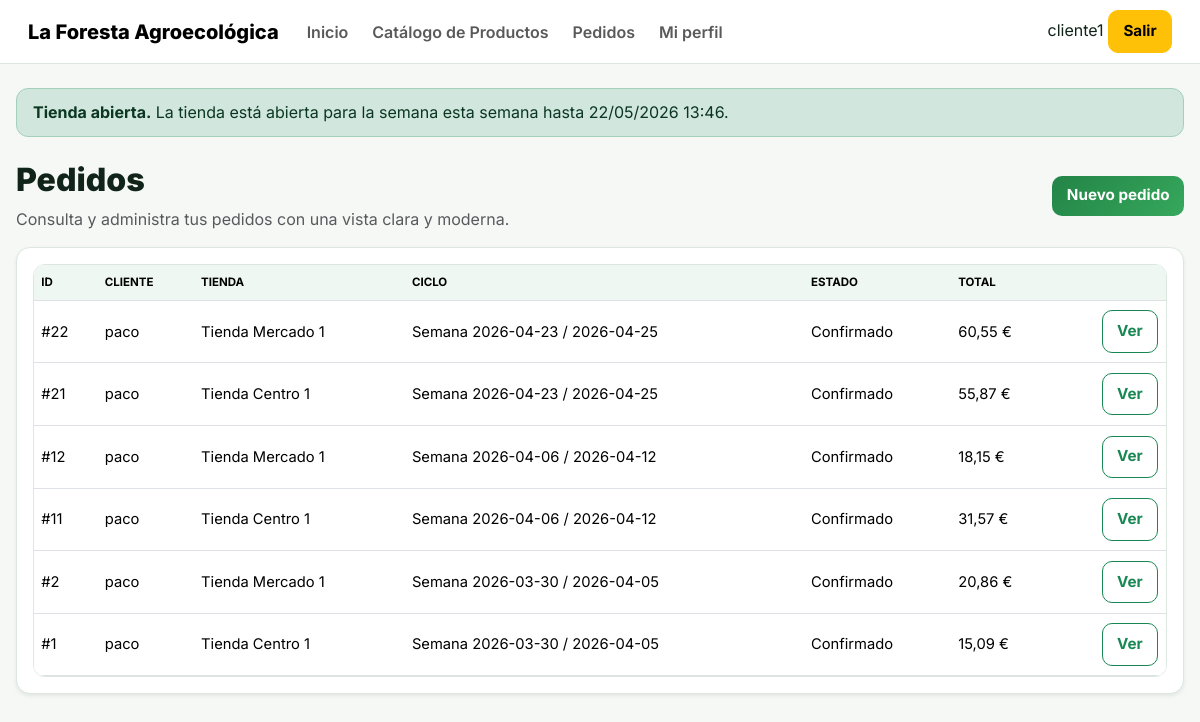
Screenshot of /pedidos/ (signed in) with the database file from the repository.
### orders/models.py (models this page shows, shortened)
class Pedido(models.Model):
    BORRADOR = 'borrador'
    CONFIRMADO = 'confirmado'
    ANULADO = 'anulado'
    ESTADOS = [
        (BORRADOR, 'Borrador'),
        (CONFIRMADO, 'Confirmado'),
        (ANULADO, 'Anulado'),
    ]
    ciclo = models.ForeignKey(OrderCycle, on_delete=models.PROTECT, related_name='pedidos')
    usuario = models.ForeignKey(settings.AUTH_USER_MODEL, on_delete=models.PROTECT, related_name='pedidos')
    cliente = models.ForeignKey(Cliente, on_delete=models.PROTECT, related_name='pedidos')
    tienda = models.ForeignKey(Tienda, on_delete=models.PROTECT, related_name='pedidos')
    estado = models.CharField(max_length=20, choices=ESTADOS, default=BORRADOR)
    observaciones = models.TextField(blank=True)
    creado_en = models.DateTimeField(auto_now_add=True)
    actualizado_en = models.DateTimeField(auto_now=True)
    class Meta:
        ordering = ['-creado_en']
    @property
    def subtotal(self):
        return quantize_2(sum((linea.subtotal for linea in self.lineas.all()), Decimal('0.00')))
    @property
    def total_iva(self):
        return quantize_2(sum((linea.iva_total for linea in self.lineas.all()), Decimal('0.00')))
    @property
    def total(self):
        return quantize_2(self.subtotal + self.total_iva)
    def puede_editarse_por(self, user):
        if user.is_superuser:
            return True
        if self.usuario_id != user.id:
            return False
        if self.estado == self.ANULADO:
            return False
        return self.ciclo.esta_abierto

class OrderCycle(models.Model):
    nombre = models.CharField(max_length=100)
    inicio = models.DateTimeField()
    cierre = models.DateTimeField()
    dias_reparto = models.CharField(
        max_length=200,
        blank=True,
        help_text="Ejemplo: Lunes y Martes"
    )
    cerrado = models.BooleanField(default=False)
    @property
    def esta_abierto(self):
        from django.utils import timezone
        now = timezone.now()
        return not self.cerrado and self.inicio <= now <= self.cierre

class LineaPedido(models.Model):
    pedido = models.ForeignKey(Pedido, on_delete=models.CASCADE, related_name='lineas')
    producto = models.ForeignKey(Producto, on_delete=models.PROTECT)
    proveedor_snapshot = models.ForeignKey(Proveedor, on_delete=models.PROTECT, related_name='+')
    nombre_producto_snapshot = models.CharField(max_length=150)
    unidad_medida_snapshot = models.CharField(max_length=20)
    precio_unitario_snapshot = models.DecimalField(max_digits=10, decimal_places=2)
    iva_snapshot = models.DecimalField(max_digits=4, decimal_places=2, default=Decimal('4.00'))
    cantidad = models.DecimalField(max_digits=10, decimal_places=2, default=Decimal('0.00'))
    class Meta:
        ordering = ['nombre_producto_snapshot']
        unique_together = ('pedido', 'producto')
    @property
    def subtotal(self):
        return quantize_2(self.cantidad * self.precio_unitario_snapshot)
    @property
    def iva_total(self):
        return quantize_2(self.subtotal * (self.iva_snapshot / Decimal('100')))

### accounts/models.py (models this page shows, shortened)
class Cliente(models.Model):
    nombre = models.CharField(max_length=150)
    nif = models.CharField(max_length=20, blank=True)
    telefono = models.CharField(max_length=30, blank=True)
    email = models.EmailField(blank=True)
    direccion = models.TextField(blank=True)
    direccion_facturacion = models.TextField(blank=True)
    activo = models.BooleanField(default=True)
    usuarios = models.ManyToManyField(settings.AUTH_USER_MODEL, related_name='clientes', blank=True)
    class Meta:
        ordering = ['nombre']

class Tienda(models.Model):
    cliente = models.ForeignKey(Cliente, on_delete=models.CASCADE, related_name='tiendas')
    nombre = models.CharField(max_length=150)
    direccion = models.TextField(blank=True)
    direccion_facturacion = models.TextField(blank=True)
    telefono = models.CharField(max_length=30, blank=True)
    email = models.EmailField(blank=True)
    activa = models.BooleanField(default=True)
    class Meta:
        ordering = ['cliente__nombre', 'nombre']
        unique_together = ('cliente', 'nombre')

### orders/views.py (the view)
# urls.py: path('', views.pedido_list, name='pedido_list'),
@login_required
def pedido_list(request):
    pedidos = Pedido.objects.select_related('cliente', 'tienda', 'usuario', 'ciclo')
    if not request.user.is_superuser:
        pedidos = pedidos.filter(usuario=request.user)
    return render(request, 'orders/pedido_list.html', {'pedidos': pedidos})

### core/context_processors.py (called while the page is built, shortened)
def shop_status(request):
    now = timezone.now()
    ciclo = OrderCycle.objects.filter(
        cerrado=False,
        inicio__lte=now,
        cierre__gte=now
    ).order_by('-inicio').first()
    if ciclo:
        shop_open = True
        shop_status_message = f'La tienda está abierta para la semana {ciclo.nombre} hasta {ciclo.cierre.strftime("%d/%m/%Y %H:%M")}.'
    return {
        'shop_open': shop_open,
        'shop_status_message': shop_status_message,
        'APP_DISPLAY_NAME': getattr(settings, 'APP_DISPLAY_NAME', 'La Foresta Agroecológica'),
    }

### core/templatetags/core_extras.py (called while the page is built)
@register.filter
def can_edit(pedido, user):
    return pedido.puede_editarse_por(user)

### orders/models.py (called while the page is built)
def quantize_2(value):
    if not isinstance(value, Decimal):
        value = Decimal(str(value))
    return value.quantize(Decimal('0.01'), rounding=ROUND_HALF_UP)

### templates/orders/pedido_list.html (shortened to what this page needs)
{% extends 'base.html' %}
{% load core_extras %}
{% block content %}
<div class="page-hero">
  <div>
    <h1 class="mb-2">Pedidos</h1>
    <p class="text-muted mb-0">Consulta y administra tus pedidos con una vista clara y moderna.</p>
  </div>
  <a href="{% url 'pedido_create' %}" class="btn btn-success">Nuevo pedido</a>
</div>
<div class="card panel-card shadow-sm border-0">
  <div class="card-body">
    <div class="table-responsive">
      <table class="table table-hover align-middle">
        <thead><tr><th>ID</th><th>Cliente</th><th>Tienda</th><th>Ciclo</th><th>Estado</th><th>Total</th><th></th></tr></thead>
        <tbody>
          {% for pedido in pedidos %}
          <tr>
            <td data-label="ID">#{{ pedido.id }}</td>
            <td data-label="Cliente">{{ pedido.cliente.nombre }}</td>
            <td data-label="Tienda">{{ pedido.tienda.nombre }}</td>
            <td data-label="Ciclo">{{ pedido.ciclo.nombre }}</td>
            <td data-label="Estado">{{ pedido.get_estado_display }}</td>
            <td data-label="Total">{{ pedido.total }} €</td>
            <td class="text-end" data-label="Acciones">
              <a href="{% url 'pedido_detail' pedido.id %}" class="btn btn-sm btn-outline-success">Ver</a>
            </td>
          </tr>
          {% empty %}
          <tr><td colspan="7" class="text-center text-muted">No hay pedidos.</td></tr>
          {% endfor %}
        </tbody>
      </table>
    </div>
  </div>
</div>
{% endblock %}

### templates/base.html (shortened to what this page needs)
{% load static %}
<!DOCTYPE html>
<html lang="es">
<head>
  <link rel="stylesheet" href="https://cdn.jsdelivr.net/npm/bootstrap@5.3.3/dist/css/bootstrap.min.css">
  <link rel="stylesheet" href="{% static 'css/styles.css' %}">
</head>
<body class="app-body">
<nav class="navbar navbar-expand-lg app-navbar">
  <div class="container-fluid app-container">
    <a class="navbar-brand brand-mark" href="{% url 'dashboard_redirect' %}">
      <span>{{ APP_DISPLAY_NAME|default:"La Foresta Agroecológica" }}</span>
    </a>
    {% if user.is_authenticated %}
    <div class="collapse navbar-collapse" id="mainNav">
      <ul class="navbar-nav me-auto mb-2 mb-lg-0 nav-pills-soft">
        <li class="nav-item"><a class="nav-link" href="{% url 'dashboard_redirect' %}">Inicio</a></li>
        <li class="nav-item"><a class="nav-link" href="{% url 'product_table' %}">Catálogo de Productos</a></li>
        <li class="nav-item"><a class="nav-link" href="{% url 'pedido_list' %}">Pedidos</a></li>
        <li class="nav-item"><a class="nav-link" href="{% url 'profile_edit' %}">Mi perfil</a></li>
      </ul>
      <div class="user-chip-wrap">
        <span class="user-chip">{{ user.username }}</span>
        <a class="btn btn-warning btn-sm btn-soft-warning" href="{% url 'logout' %}">Salir</a>
      </div>
    </div>
    {% endif %}
  </div>
</nav>
<main class="container py-4 app-container">
  {% if user.is_authenticated %}
    <div class="alert status-alert {% if shop_open %}alert-success{% else %}alert-warning{% endif %} mb-4" role="alert">
      <strong>{% if shop_open %}Tienda abierta{% else %}Tienda cerrada{% endif %}.</strong>
      {{ shop_status_message }}
    </div>
  {% endif %}
  {% block content %}{% endblock %}
</main>
</body>
</html>

### static/css/styles.css (style rules this page uses)
:root { --bg: #f6f8f6; --panel: #ffffff; --text: #10241a; --muted: #5f6f66; --green: #238447; --green-dark: #176332; --green-soft: #e8f5ec; --line: #dbe7df; --warning-bg: #fff6dc; --warning-line: #f2d47b; --shadow: 0 4px 14px rgba(20,60,35,.07); --radius: 14px; }
* { box-sizing: border-box; }
body { margin: 0; font-family: Inter, system-ui, sans-serif; color: var(--text); background: #f6f8f6; min-height: 100vh; overflow-x: hidden; }
.navbar { background: rgba(255,255,255,.96) !important; backdrop-filter: blur(10px); border-bottom: 1px solid var(--line); padding: .65rem 1rem; }
.navbar-brand { font-weight: 800; }
.nav-link { font-weight: 600; border-radius: 999px; padding: .45rem .75rem !important; }
.container { max-width: 1280px; padding: .8rem 1rem; }
h1 { font-size: 2rem; font-weight: 850; margin-bottom: .25rem; }
p { color: var(--muted); margin-bottom: .6rem; }
.alert { border-radius: 12px; padding: .7rem 1rem; margin-bottom: 1rem; }
.card { border-radius: var(--radius) !important; border: 1px solid var(--line) !important; box-shadow: var(--shadow); margin-bottom: 1rem; }
.card-body { padding: 1rem !important; }
.btn { border-radius: 10px !important; font-weight: 700 !important; padding: .55rem .9rem !important; font-size: .95rem !important; }
.btn-success { background: linear-gradient(135deg,var(--green),#36a85c) !important; border: none !important; }
.table-responsive { border-radius: 12px; overflow-x: auto; box-shadow: none; border: 1px solid var(--line); }
.table { background: white; margin: 0 !important; font-size: .92rem; }
.table th { background: #eef7f1; text-transform: uppercase; font-size: .72rem; padding: .55rem .45rem !important; white-space: nowrap; }
.table td { padding: .55rem .45rem !important; vertical-align: middle; }
.table td .btn { margin: .05rem; }
.page-hero { display: flex; justify-content: space-between; align-items: center; flex-wrap: wrap; gap: .7rem; margin-bottom: 1rem; }

### rows the page displays
Pedido: id "22", cliente.nombre "paco", tienda.nombre "Tienda Mercado 1", ciclo.nombre "Semana 2026-04-23 / 2026-04-25", estado "Confirmado", total "60,55"
Pedido: id "21", cliente.nombre "paco", tienda.nombre "Tienda Centro 1", ciclo.nombre "Semana 2026-04-23 / 2026-04-25", estado "Confirmado", total "55,87"
Pedido: id "12", cliente.nombre "paco", tienda.nombre "Tienda Mercado 1", ciclo.nombre "Semana 2026-04-06 / 2026-04-12", estado "Confirmado", total "18,15"
Pedido: id "11", cliente.nombre "paco", tienda.nombre "Tienda Centro 1", ciclo.nombre "Semana 2026-04-06 / 2026-04-12", estado "Confirmado", total "31,57"
Pedido: id "2", cliente.nombre "paco", tienda.nombre "Tienda Mercado 1", ciclo.nombre "Semana 2026-03-30 / 2026-04-05", estado "Confirmado", total "20,86"
Pedido: id "1", cliente.nombre "paco", tienda.nombre "Tienda Centro 1", ciclo.nombre "Semana 2026-03-30 / 2026-04-05", estado "Confirmado", total "15,09"

### other values shown
{{ APP_DISPLAY_NAME|default:"La Foresta Agroecológica" }} "La Foresta Agroecológica"
{{ user.username }} "cliente1"
{{ shop_status_message }} "La tienda está abierta para la semana esta semana hasta 22/05/2026 13:46."
